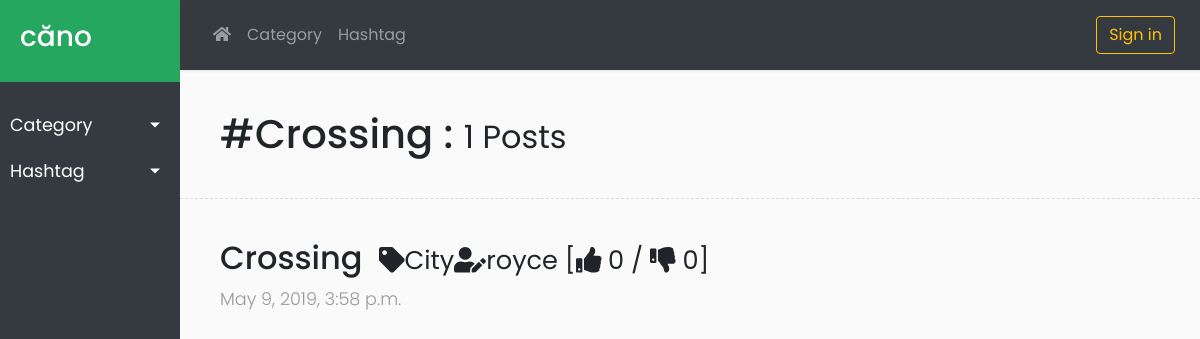
Screenshot of /board/Crossing/ with the database file from the repository.
### board/models.py (models this page shows, shortened)
class Tag(models.Model):
    name = models.CharField(max_length=100)
    post_id_list = models.TextField(blank=True)
    post_count = models.IntegerField(default=0)
    def refresh_count(self):
        post_id_split = list(filter(None, self.post_id_list.split('#')))
        for post in post_id_split:
            try:
                old = Post.objects.get(id__exact=int(post))
                if not old.is_tag_listed(self.name):
                    post_id_split.remove(post)
            except Post.DoesNotExist:
                post_id_split.remove(post)
        self.post_id_list = '#'+'#'.join(post_id_split)
        self.post_count = len(post_id_split)
        self.save()
    def get_posts(self):
        self.refresh_count()
        post_id_split = list(filter(None, self.post_id_list.split('#')))
        posts = Post.objects.filter(id__in=post_id_split).order_by('-like')
        return posts
    def __str__(self):
        return self.name

class Post(models.Model):
    author = models.ForeignKey('auth.User', related_name='posts', on_delete=models.CASCADE)
    category = models.ForeignKey('board.Category', related_name='posts', default=0, on_delete=models.CASCADE)
    title = models.CharField(max_length=100)
    text = models.TextField()
    audio_file = models.FileField(blank=True, upload_to=upload_audio)
    created_date = models.DateTimeField(default=timezone.localtime)
    published_date = models.DateTimeField(blank=True, null=True)
    like = models.IntegerField(default=0)
    dislike = models.IntegerField(default=0)
    like_list = models.TextField(blank=True)
    dislike_list = models.TextField(blank=True)
    tag_list = models.TextField(blank=True)
    def is_tag_listed(self,tag):
        tag_split = list(filter(None, self.tag_list.split('#')))
        tag += ' '
        if tag in tag_split :
            return True
        else :
            return False

class Category(models.Model):
    name = models.CharField(max_length=100)
    post_count = models.IntegerField(default=0)
    def refresh_count(self):
        posts = Post.objects.filter(category__exact=self.id)
        self.post_count = len(posts)
        self.save()
    def __str__(self):
        return self.name

### board/views.py (the view)
# urls.py: path('', views.post_list, name='home'),
def post_list(request, pk=0, tag=''):
    categories = Category.objects.all().order_by('id')
    for c in categories:
        c.refresh_count()
    tags = Tag.objects.all().order_by('id')
    for t in tags:
        t.refresh_count()
    if pk and not tag:
        selected_category = Category.objects.get(id__exact=pk)
        selected_tag = ''
        posts = Post.objects.filter(category__exact=selected_category).order_by('-like')
    elif tag:
        selected_category = 0
        selected_tag = Tag.objects.get(name__exact=tag)
        posts = selected_tag.get_posts()
    else:
        selected_category = 0
        selected_tag = ''
        posts = Post.objects.all().order_by('-created_date')
    return render(request, 'board/post_list.html', {
            'posts': posts,
            'categories': categories,
            'tags': tags,
            'selected_category': selected_category,
            'selected_tag': selected_tag})

### board/templates/board/post_list.html (shortened to what this page needs)
{% extends 'board/base2.html' %}
{% block sidebar %}
    <li>
        <a href="#catSubmenu" data-toggle="collapse" aria-expanded="false" class="dropdown-toggle">Category</a>
    </li>
    <li>
        <a href="#tagSubmenu" data-toggle="collapse" aria-expanded="false" class="dropdown-toggle">Hashtag</a>
    </li>
{% endblock %}
{% block topnav %}
    <li class="nav-item dropdown">
        <a class="nav-link dropdown-toggle-split" href="#" id="dropdown1" data-toggle="dropdown" aria-haspopup="true" aria-expanded="false">Category</a>
    </li>
    <li class="nav-item dropdown">
        <a class="nav-link dropdown-toggle-split" href="#" id="dropdown2" data-toggle="dropdown" aria-haspopup="true" aria-expanded="false">Hashtag</a>
    </li>
{% endblock %}
{% block content %}
    <div class="post">
        {% if selected_category %}
            <h1>{{ selected_category.name }} : <small> {{ posts|length }} Posts</small></h1>
        {% elif selected_tag %}
            <h1>#{{ selected_tag }} : <small> {{ posts|length }} Posts</small></h1>
        {% else %}
            <h1>căno : <small> {{ posts|length }} Posts total</small></h1>
        {% endif %}
    </div>
    {% for post in posts %}
        <div class="line"></div>
        <div class="post">
            <h2>
                <a class="mr-2" href="{% url 'board:post_detail' pk=post.pk %}">{{ post.title }}</a>
                <small><i class="fas fa-tag"></i>{{ post.category }}<i class="fas fa-user-edit"></i>{{ post.author }} [<i class="fas fa-thumbs-up"></i> {{ post.like }} / <i class="fas fa-thumbs-down"></i> {{ post.dislike }}] </small>
            </h2>
            <p><span class="date">{{ post.created_date }}</span></p>
        </div>
    {% endfor %}
{% endblock %}

### board/static/css/board2.css (style rules this page uses)
body { font-family: 'Poppins', sans-serif; background: #fafafa; }
p { font-family: 'Poppins', sans-serif; font-size: 1.1em; font-weight: 300; line-height: 1.7em; color: #999; }
a, a:hover, a:focus { color: inherit; text-decoration: none; transition: all 0.3s; }
.line { width: 100%; height: 1px; border-bottom: 1px dashed #ddd; margin: 40px 0; }
#sidebar ul li a { padding: 10px; font-size: 1.1em; display: block; }
a[data-toggle="collapse"] { position: relative; }
.dropdown-toggle::after { display: block; position: absolute; top: 50%; right: 20px; transform: translateY(-50%); }
#content .post { padding-left: 40px; }

### rows the page displays
Tag: name "Crossing"
Post: title "Crossing", category "City", author "royce", like "0", dislike "0", created_date "May 9, 2019, 3:58 p.m."

### other values shown
{{ posts|length }} "1"
